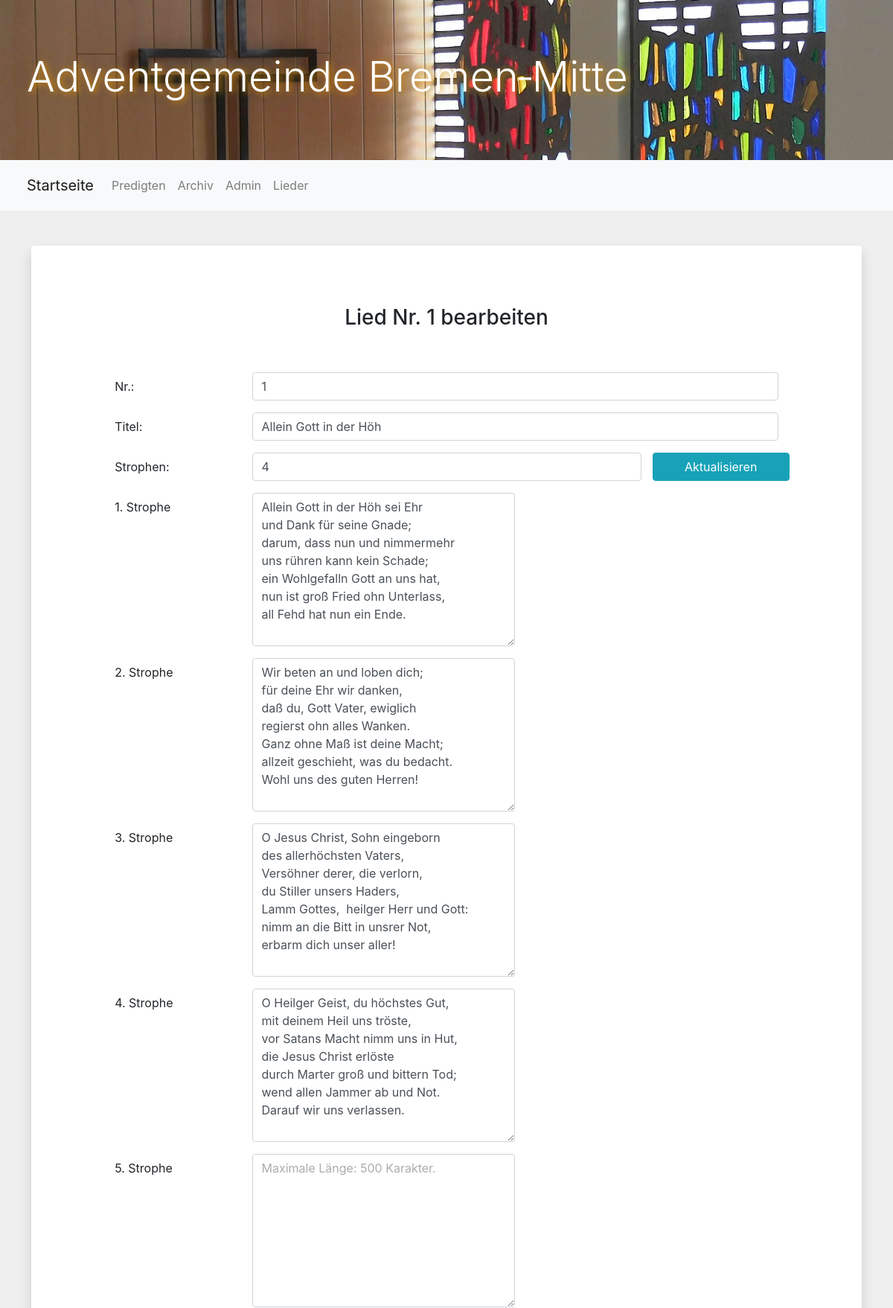
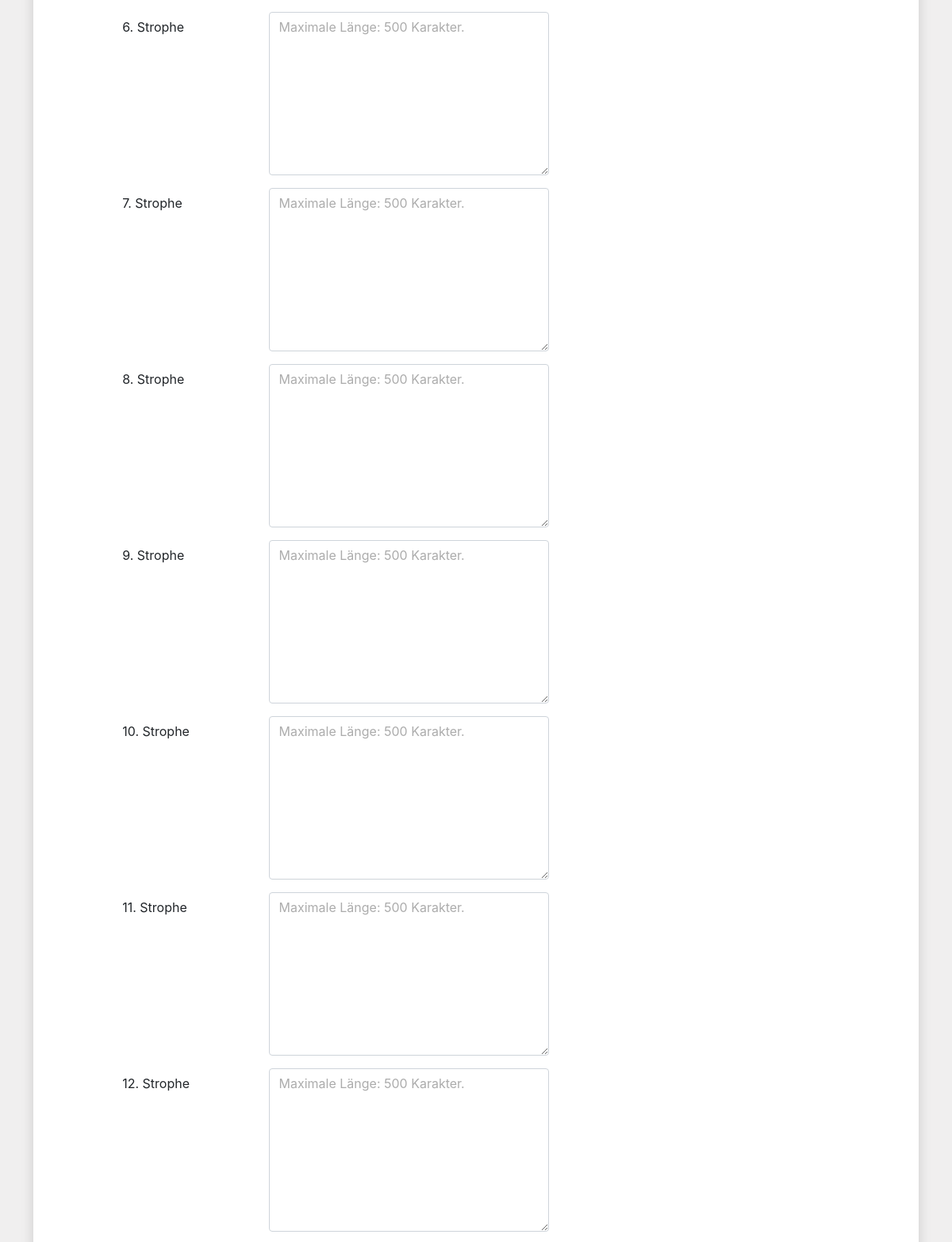
Screenshot of /songs.edit.php?id=1 (upper part) with the database file from the repository (2 pictures, top to bottom).
### tables this page shows
CREATE TABLE `songs` (
  `id` int(11) NOT NULL,
  `title` varchar(50) NOT NULL,
  `versnr` int(2) NOT NULL,
  `v1` varchar(500) NOT NULL,
  `v2` varchar(500) NOT NULL,
  `v3` varchar(500) NOT NULL,
  `v4` varchar(500) NOT NULL,
  `v5` varchar(500) NOT NULL,
  `v6` varchar(500) NOT NULL,
  `v7` varchar(500) NOT NULL,
  `v8` varchar(500) NOT NULL,
  `v9` varchar(500) NOT NULL,
  `v10` varchar(500) NOT NULL,
  `v11` varchar(500) NOT NULL,
  `v12` varchar(500) NOT NULL,
  `v13` varchar(500) NOT NULL,
  `v14` varchar(500) NOT NULL,
  `v15` varchar(500) NOT NULL
);

### class/songs.class.php (called while the page is built, shortened)
<?php
    class Songs {
        private $table = "songs";
        private $tablePrimaryKey = "id";
        private $columns = [
            "Nr." => "id",
            "Titel" => "title",
            "Str.anzahl" => "versnr",
            "Strophe 1" => "v1",
            "Strophe 2" => "v2",
            "Strophe 3" => "v3",
            "Strophe 4" => "v4",
            "Strophe 5" => "v5",
            "Strophe 6" => "v6",
            "Strophe 7" => "v7",
            "Strophe 8" => "v8",
            "Strophe 9" => "v9",
            "Strophe 10" => "v10",
            "Strophe 11" => "v11",
            "Strophe 12" => "v12",
            "Strophe 13" => "v13",
            "Strophe 14" => "v14",
            "Strophe 15" => "v15"
        ];
            ?>
<?php
        public function readDataLine($id) {
            require("inc/db.inc.php");
            $s = "";
            foreach ($this->columns as $key=>$value) {
                if ($this->tablePrimaryKey != $value) {
                    if ($value != end($this->columns)) {
                        $s .= $value . ", ";
                    } else {
                        $s .= $value;
                    }
                }
            }
            $sql = "SELECT " .$s ." FROM " .$this->table ." WHERE " .$this->tablePrimaryKey ."=:" .$this->tablePrimaryKey;
            if ($stmt = $pdo -> prepare($sql)) {
                $stmt -> bindParam(":" .$this->tablePrimaryKey, $id);
                $stmt -> execute();
                return($stmt -> fetch(PDO::FETCH_ASSOC));
            }
            return(false);
        }
}
?>

### songs.edit.php (the view, shortened to what this page needs)
<?php
    require_once("header.php");
    require_once("navigation.admin.php");
	require("_path.php");
    require($path ."/class/sermons.class.php");
    require($path ."/class/songs.class.php");
    $song = new Songs();
    if (isset($_POST["mode"])) {
        if ($_POST["mode"] == "null") {
            $song -> createDataLine($_POST);
        } else {
            $song -> editDataLine($_POST);
        }
        header("refresh:2;url=songs.admin.php");
    } else {
?>
<div>
<?php
require_once("class/contentbox.class.php");
if (isset($_GET["id"])) {
    $tData = $song -> readDataLine($_GET["id"]);
    $id = $_GET["id"];
?>
    <h3 class="tableTitle">Lied Nr. <?php echo $id; ?> bearbeiten</h3>
<form action="" method="post">
        <div class="form-group row justify-content-center">
            <label for="id" class="col-md-2 col-form-label">Nr.:</label>
                <div class="col-md-8">
                    <input class="form-control" type="text" id="id" name="id" value="<?php echo $id; ?>">
                </div>
            </div>
            <div class="form-group row justify-content-center">
                <label for="title" class="col-md-2 col-form-label">Titel:</label>
                <div class="col-md-8">
                    <input class="form-control" type="text" id="title" name="title" value="<?php echo $tData['title']; ?>">
                </div>
            </div>
            <div class="form-group row justify-content-center">
                <label for="versnr" class="col-md-2 col-form-label">Strophen:</label>
                <div class="col-md-6">
                    <input class="form-control" onclick="verseNrCheck()" type="number" min="1" max="15" id="versnr" name="versnr" value="<?php echo $tData['versnr']; ?>">
                </div>
                <a class="btn btn-info refreshBtn col-md-2" tabindex="10" onclick="verseNrCheck()">Aktualisieren</a>
            </div>
            <?php
                for ($i = 1; $i <= 15; $i++) {
                    $tDataName = "v" .$i;
                    ?>
                    <div class="form-group row justify-content-center versBoxes" id="verseBox<?php echo $i; ?>">
                        <label for="v<?php echo $i; ?>" class="col-md-2 col-form-label versLabel"><?php echo $i; ?>. Strophe</label>
                        <div class="col-md-8">
                            <textarea class="form-control w-50" onclick="verseNrCheck()" type="text" id="v<?php echo $i; ?>" name="v<?php echo $i; ?>" maxlength="500"  rows="8" placeholder="Maximale Länge: 500 Karakter."><?php echo $tData[$tDataName]; ?></textarea>
                        </div>
                    </div>
                    <?php
                }
            ?>
        </div>
</div>
<?php
}
?>
<?php
}
    require_once("footer.php");
?>

### src/css/style.css (style rules this page uses)
body { background-color:rgb(240, 239, 239); }
.text-info, .form-group > label { text-align: left!important; }
.btn { height: 100%; width: 100%; }
.versLabel { vertical-align: middle!important; }
label { text-align: right; }
::placeholder { color: rgb(172, 172, 172)!important; }
.tableTitle { margin: 60px 0 40px 0; }

### rows the page displays
songs: title "Allein Gott in der Höh", versnr "4", v1 "Allein Gott in der Höh sei Ehr und Dank für seine Gnade; darum, dass nun und nimmermehr uns rühren kann kein Schade; ein Wohlgefalln Gott an uns hat, nun ist groß Fried ohn Unterlass, all Fehd hat nun ein Ende.", v2 "Wir beten an und loben dich; für deine Ehr wir danken, daß du, Gott Vater, ewiglich regierst ohn alles Wanken. Ganz ohne Maß ist deine Macht; allzeit geschieht, was du bedacht. Wohl uns des guten Herren!", v3 "O Jesus Christ, Sohn eingeborn des allerhöchsten Vaters, Versöhner derer, die verlorn, du Stiller unsers Haders, Lamm Gottes, heilger Herr und Gott: nimm an die Bitt in unsrer Not, erbarm dich unser aller!", v4 "O Heilger Geist, du höchstes Gut, mit deinem Heil uns tröste, vor Satans Macht nimm uns in Hut, die Jesus Christ erlöste durch Marter groß und bittern Tod; wend allen Jammer ab und Not. Darauf wir uns verlassen."

### other values shown
$id "1"
